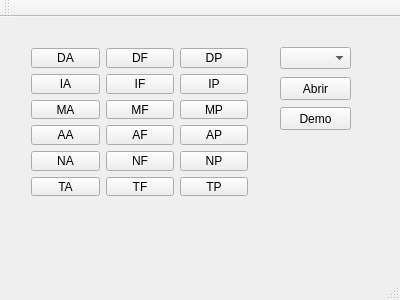
<?xml version="1.0" encoding="UTF-8"?>
<ui version="4.0">
 <class>MainWindow</class>
 <widget class="QMainWindow" name="MainWindow">
  <property name="geometry">
   <rect>
    <x>0</x>
    <y>0</y>
    <width>400</width>
    <height>300</height>
   </rect>
  </property>
  <property name="windowTitle">
   <string>MainWindow</string>
  </property>
  <widget class="QWidget" name="centralWidget">
   <widget class="QWidget" name="gridLayoutWidget">
    <property name="geometry">
     <rect>
      <x>20</x>
      <y>20</y>
      <width>239</width>
      <height>170</height>
     </rect>
    </property>
    <layout class="QGridLayout" name="gridLayout">
     <item row="2" column="1">
      <widget class="QPushButton" name="mediofechar">
       <property name="text">
        <string>MF</string>
       </property>
      </widget>
     </item>
     <item row="4" column="0">
      <widget class="QPushButton" name="mindinhoabrir">
       <property name="text">
        <string>NA</string>
       </property>
      </widget>
     </item>
     <item row="1" column="0">
      <widget class="QPushButton" name="indicadorabrir">
       <property name="text">
        <string>IA</string>
       </property>
      </widget>
     </item>
     <item row="2" column="0">
      <widget class="QPushButton" name="medioabrir">
       <property name="text">
        <string>MA</string>
       </property>
      </widget>
     </item>
     <item row="1" column="2">
      <widget class="QPushButton" name="indicadorparar">
       <property name="text">
        <string>IP</string>
       </property>
      </widget>
     </item>
     <item row="3" column="1">
      <widget class="QPushButton" name="anelarfechar">
       <property name="text">
        <string>AF</string>
       </property>
      </widget>
     </item>
     <item row="3" column="2">
      <widget class="QPushButton" name="anelarparar">
       <property name="text">
        <string>AP</string>
       </property>
      </widget>
     </item>
     <item row="4" column="1">
      <widget class="QPushButton" name="mindinhofechar">
       <property name="text">
        <string>NF</string>
       </property>
      </widget>
     </item>
     <item row="0" column="0">
      <widget class="QPushButton" name="dedaoabrir">
       <property name="text">
        <string>DA</string>
       </property>
      </widget>
     </item>
     <item row="0" column="2">
      <widget class="QPushButton" name="dedaoparar">
       <property name="text">
        <string>DP</string>
       </property>
      </widget>
     </item>
     <item row="1" column="1">
      <widget class="QPushButton" name="indicadorfechar">
       <property name="text">
        <string>IF</string>
       </property>
      </widget>
     </item>
     <item row="3" column="0">
      <widget class="QPushButton" name="anelarabrir">
       <property name="text">
        <string>AA</string>
       </property>
      </widget>
     </item>
     <item row="0" column="1">
      <widget class="QPushButton" name="dedaofechar">
       <property name="text">
        <string>DF</string>
       </property>
      </widget>
     </item>
     <item row="2" column="2">
      <widget class="QPushButton" name="medioparar">
       <property name="text">
        <string>MP</string>
       </property>
      </widget>
     </item>
     <item row="4" column="2">
      <widget class="QPushButton" name="mindinhoparar">
       <property name="text">
        <string>NP</string>
       </property>
      </widget>
     </item>
     <item row="5" column="0">
      <widget class="QPushButton" name="todosabrir">
       <property name="text">
        <string>TA</string>
       </property>
      </widget>
     </item>
     <item row="5" column="1">
      <widget class="QPushButton" name="todosfechar">
       <property name="text">
        <string>TF</string>
       </property>
      </widget>
     </item>
     <item row="5" column="2">
      <widget class="QPushButton" name="todosparar">
       <property name="text">
        <string>TP</string>
       </property>
      </widget>
     </item>
    </layout>
   </widget>
   <widget class="QPushButton" name="Abrirporta">
    <property name="geometry">
     <rect>
      <x>280</x>
      <y>60</y>
      <width>71</width>
      <height>23</height>
     </rect>
    </property>
    <property name="text">
     <string>Abrir</string>
    </property>
   </widget>
   <widget class="QComboBox" name="listadeportascom">
    <property name="geometry">
     <rect>
      <x>280</x>
      <y>30</y>
      <width>71</width>
      <height>22</height>
     </rect>
    </property>
   </widget>
   <widget class="QPushButton" name="demo">
    <property name="geometry">
     <rect>
      <x>280</x>
      <y>90</y>
      <width>71</width>
      <height>23</height>
     </rect>
    </property>
    <property name="text">
     <string>Demo</string>
    </property>
    <property name="autoDefault">
     <bool>false</bool>
    </property>
    <property name="default">
     <bool>false</bool>
    </property>
    <property name="flat">
     <bool>false</bool>
    </property>
   </widget>
  </widget>
  <widget class="QMenuBar" name="menuBar">
   <property name="geometry">
    <rect>
     <x>0</x>
     <y>0</y>
     <width>400</width>
     <height>21</height>
    </rect>
   </property>
  </widget>
  <widget class="QToolBar" name="mainToolBar">
   <attribute name="toolBarArea">
    <enum>TopToolBarArea</enum>
   </attribute>
   <attribute name="toolBarBreak">
    <bool>false</bool>
   </attribute>
  </widget>
  <widget class="QStatusBar" name="statusBar"/>
 </widget>
 <layoutdefault spacing="6" margin="11"/>
 <resources/>
 <connections/>
</ui>
